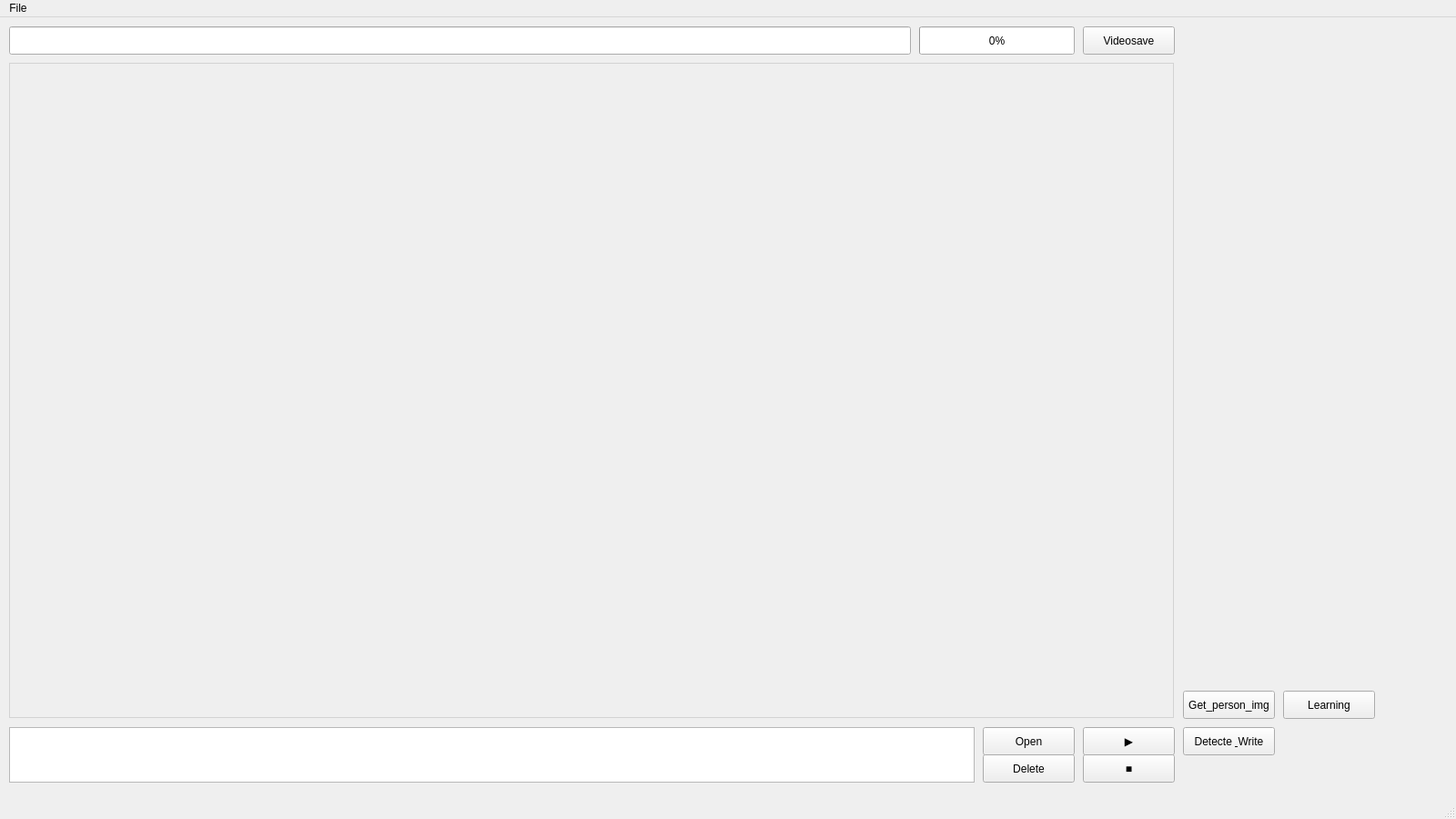
<?xml version="1.0" encoding="UTF-8"?>
<ui version="4.0">
 <class>MainWindow</class>
 <widget class="QMainWindow" name="MainWindow">
  <property name="geometry">
   <rect>
    <x>0</x>
    <y>0</y>
    <width>1600</width>
    <height>900</height>
   </rect>
  </property>
  <property name="windowTitle">
   <string>MainWindow</string>
  </property>
  <widget class="QWidget" name="centralwidget">
   <widget class="QLabel" name="videoLb">
    <property name="geometry">
     <rect>
      <x>10</x>
      <y>50</y>
      <width>1280</width>
      <height>720</height>
     </rect>
    </property>
    <property name="styleSheet">
     <string notr="true">border: 1px solid lightgray</string>
    </property>
    <property name="text">
     <string/>
    </property>
   </widget>
   <widget class="QLineEdit" name="downurl">
    <property name="geometry">
     <rect>
      <x>10</x>
      <y>10</y>
      <width>991</width>
      <height>31</height>
     </rect>
    </property>
   </widget>
   <widget class="QPushButton" name="saveBtn">
    <property name="geometry">
     <rect>
      <x>1190</x>
      <y>10</y>
      <width>101</width>
      <height>31</height>
     </rect>
    </property>
    <property name="text">
     <string>Videosave</string>
    </property>
   </widget>
   <widget class="QPushButton" name="openBtn">
    <property name="geometry">
     <rect>
      <x>1080</x>
      <y>780</y>
      <width>101</width>
      <height>31</height>
     </rect>
    </property>
    <property name="text">
     <string>Open</string>
    </property>
   </widget>
   <widget class="QPushButton" name="startBtn">
    <property name="geometry">
     <rect>
      <x>1190</x>
      <y>780</y>
      <width>101</width>
      <height>31</height>
     </rect>
    </property>
    <property name="text">
     <string>▶</string>
    </property>
   </widget>
   <widget class="QPushButton" name="stopBtn">
    <property name="geometry">
     <rect>
      <x>1190</x>
      <y>810</y>
      <width>101</width>
      <height>31</height>
     </rect>
    </property>
    <property name="text">
     <string>■</string>
    </property>
   </widget>
   <widget class="QListWidget" name="lbox">
    <property name="geometry">
     <rect>
      <x>10</x>
      <y>780</y>
      <width>1061</width>
      <height>61</height>
     </rect>
    </property>
   </widget>
   <widget class="QPushButton" name="deleteBtn">
    <property name="geometry">
     <rect>
      <x>1080</x>
      <y>810</y>
      <width>101</width>
      <height>31</height>
     </rect>
    </property>
    <property name="text">
     <string>Delete</string>
    </property>
   </widget>
   <widget class="QProgressBar" name="progressBar">
    <property name="geometry">
     <rect>
      <x>1010</x>
      <y>10</y>
      <width>171</width>
      <height>31</height>
     </rect>
    </property>
    <property name="value">
     <number>0</number>
    </property>
   </widget>
   <widget class="QPushButton" name="getimgBtn">
    <property name="geometry">
     <rect>
      <x>1300</x>
      <y>740</y>
      <width>101</width>
      <height>31</height>
     </rect>
    </property>
    <property name="text">
     <string>Get_person_img</string>
    </property>
   </widget>
   <widget class="QPushButton" name="learningBtn">
    <property name="geometry">
     <rect>
      <x>1410</x>
      <y>740</y>
      <width>101</width>
      <height>31</height>
     </rect>
    </property>
    <property name="text">
     <string>Learning</string>
    </property>
   </widget>
   <widget class="QPushButton" name="dnwBtn">
    <property name="geometry">
     <rect>
      <x>1300</x>
      <y>780</y>
      <width>101</width>
      <height>31</height>
     </rect>
    </property>
    <property name="text">
     <string>Detecte &amp; Write</string>
    </property>
   </widget>
  </widget>
  <widget class="QMenuBar" name="menubar">
   <property name="geometry">
    <rect>
     <x>0</x>
     <y>0</y>
     <width>1600</width>
     <height>20</height>
    </rect>
   </property>
   <widget class="QMenu" name="menuFile">
    <property name="title">
     <string>File</string>
    </property>
    <addaction name="actionOpen"/>
   </widget>
   <addaction name="menuFile"/>
  </widget>
  <widget class="QStatusBar" name="statusbar"/>
  <action name="actionOpen">
   <property name="text">
    <string>Open</string>
   </property>
  </action>
 </widget>
 <resources/>
 <connections/>
</ui>
